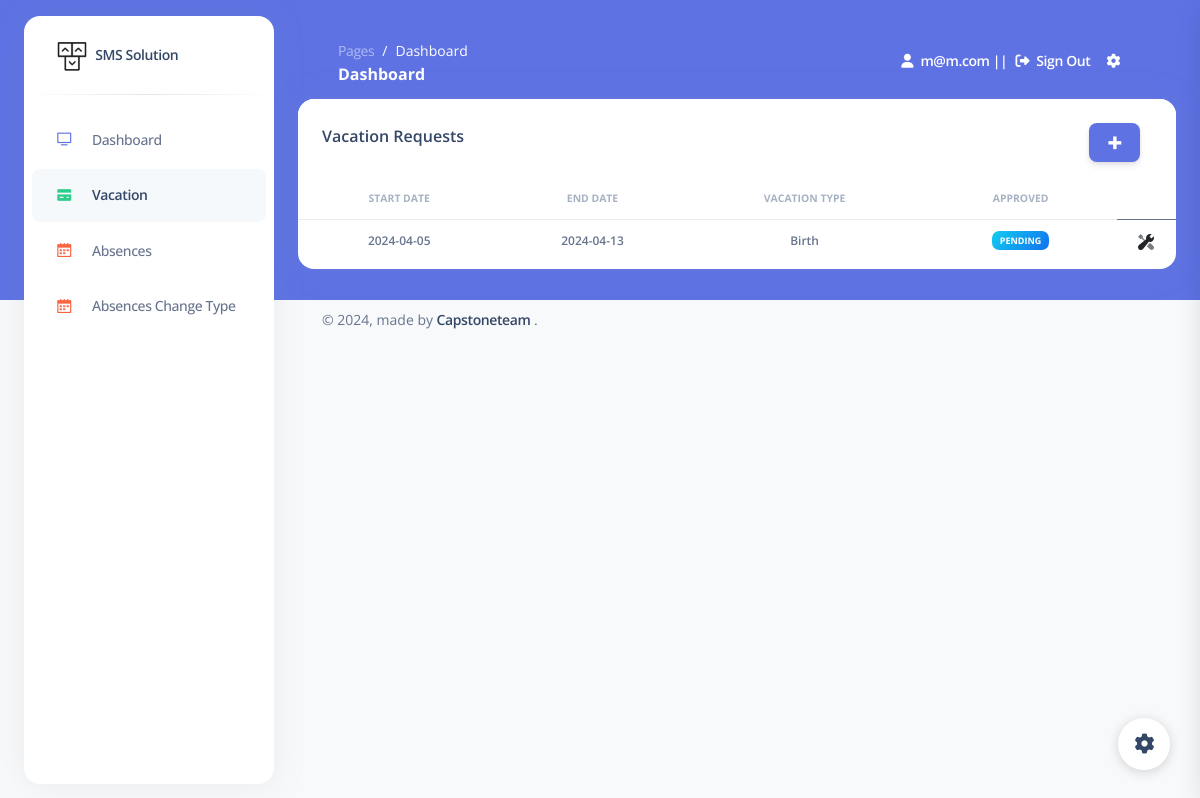
Page /vacation/ (signed in) on the committed database.
### main_app/models.py (models this page shows, shortened)
class Employee(AbstractUser):
    employee_generated_id = models.CharField(max_length= 155,null = True)
    birthdate = models.DateField(null = True)
    pic = models.ImageField(upload_to='Imgs/Profile_Pics',null = True, blank=True)
    joining_date = models.DateField(null = True)
    phone = models.IntegerField(null = True)
    email = models.EmailField(_('email address'), unique=True)
    country = CountryField(blank_label='(select country)', null = True)
    department = models.CharField(max_length=100, null = True)
    role = models.CharField(max_length=100, null = True)
    years_of_exp = models.IntegerField(null = True)
    eligible_salary = models.PositiveIntegerField(null=True, blank=True)
    salary = models.PositiveIntegerField(null=True, blank=True)
    additional_hours = models.PositiveIntegerField(null=True, blank=True)
    yearsOfExperienceCost = models.PositiveIntegerField(null=True, blank=True)
    teach_course = models.CharField(max_length=100, null = True, blank = True)
    hours_worked_per_week = models.IntegerField(null = True, blank = True)
    overtime_hours = models.IntegerField(null = True, blank = True)
    username = None
    USERNAME_FIELD = 'email'
    REQUIRED_FIELDS = []
    objects = EmployeeManager()

class Vacation(models.Model):
    employee = models.ForeignKey(Employee, on_delete=models.CASCADE)
    start_date = models.DateField()
    end_date = models.DateField()
    vacation_type = models.CharField(max_length=100, choices = VACATION_TYPES)
    status = models.CharField(max_length = 15, default='Pending' , choices = STATUS_CHOICES)

### main_app/views.py (the view, shortened to what this page needs)
# urls.py: path('vacation/' ,views.vacation ,name='vacations'),
@login_required(login_url=('/login/'))
def vacation(request):
    user = request.user
    vacations = Vacation.objects.filter(employee = user)
    context = {
        'vacations' : vacations,
    }
    return render(request,'main/vacation.html',context)

### templates/main/vacation.html (shortened to what this page needs)
{% extends 'base.html' %}
{% load static %}
{% block content %}
<div class="row">
    <div class="col-12">
        <div class="card mb-4">
            <div class="card-header pb-0 d-flex justify-content-between">
                <h6>Vacation Requests</h6>
                <div class="d-flex">
                    <button style="margin-right: 12px; padding: 0px 18px;" class="btn btn-icon btn-2 btn-primary"
                        type="button" data-bs-toggle="modal" data-bs-target="#exampleModalMessage">
                        <span style="font-size: 26px;font-weight: bolder;" class="btn-inner--icon">+</span>
                    </button>
                </div>
            </div>
            <div class="card-body px-0 pt-0 pb-2">
                <div class="table-responsive p-0">
                    <table class="table align-items-center mb-0">
                        <thead>
                            <tr>
                                <th
                                    class="text-center text-uppercase text-secondary text-xxs font-weight-bolder opacity-7">
                                    Start Date</th>
                                <th
                                    class="text-center text-uppercase text-secondary text-xxs font-weight-bolder opacity-7">
                                    End Date</th>
                                <th
                                    class="text-center text-uppercase text-secondary text-xxs font-weight-bolder opacity-7">
                                    Vacation Type</th>
                                <th
                                    class="text-center text-uppercase text-secondary text-xxs font-weight-bolder opacity-7">
                                    Approved</th>
                            </tr>
                        </thead>
                        <tbody>
                            {% for vac in vacations %}
                            <tr>
                                <td>
                                    <p class="text-xs text-center font-weight-bold mb-0">{{ vac.start_date|date:"c" }}
                                    </p>
                                </td>
                                <td>
                                    <p class="text-xs text-center font-weight-bold mb-0">{{ vac.end_date|date:"c" }}</p>
                                </td>
                                <td>
                                    <p class="text-xs text-center font-weight-bold mb-0">{{vac.vacation_type}}</p>
                                </td>
                                <td>
                                    {% if vac.status == 'Pending' %}
                                    <p class="text-xs text-center font-weight-bold mb-0"> <span
                                            class="badge bg-gradient-info">{{vac.status}}</span></p>
                                    {% elif vac.status == 'Accepted' %}
                                    <p class="text-xs text-center font-weight-bold mb-0"> <span
                                            class="badge bg-gradient-success">{{vac.status}}</span></p>
                                    {% else %}
                                    <p class="text-xs text-center font-weight-bold mb-0"> <span
                                            class="badge bg-gradient-danger">{{vac.status}}</span></p>
                                    {% endif %}
                                </td>
                                <td class="align-middle text-center">
                                    <a id="edit_modal_button" href="javascript:;"
                                        class="text-secondary font-weight-bold text-xs" data-toggle="tooltip"
                                        data-original-title="Edit user" data-bs-toggle="modal"
                                        data-bs-target="#exampleModalMessage-{{vac.id}}">
                                    </a>
                                </td>
                            </tr>
                            {% endfor %}
                        </tbody>
                    </table>
                </div>
            </div>
        </div>
    </div>
</div>
{% endblock %}

### templates/parts/nav.html (shortened to what this page needs)
<nav class="navbar navbar-main navbar-expand-lg px-0 mx-4 shadow-none border-radius-xl " id="navbarBlur"
    data-scroll="false">
    <div class="container-fluid py-1 px-3">
        <nav aria-label="breadcrumb">
            <ol class="breadcrumb bg-transparent mb-0 pb-0 pt-1 px-0 me-sm-6 me-5">
                <li class="breadcrumb-item text-sm"><a class="opacity-5 text-white" href="javascript:;">Pages</a></li>
                <li class="breadcrumb-item text-sm text-white active" aria-current="page">Dashboard</li>
            </ol>
            <h6 class="font-weight-bolder text-white mb-0">Dashboard</h6>
        </nav>
        <div class="collapse navbar-collapse mt-sm-0 mt-2 me-md-0 me-sm-4" id="navbar">
            <ul class="navbar-nav  justify-content-end">
                {% if request.user.is_authenticated %}
                <li class="nav-item d-flex align-items-center">
                    <a href="#" class="nav-link text-white font-weight-bold px-0">
                        <i class="fa fa-user me-sm-1"></i>
                        <span class="d-sm-inline d-none">{{user.email}} ||</span>
                    </a>
                </li>
                <li style="margin-left: 8px;" class="nav-item d-flex align-items-center">
                    <a href="{% url 'logout' %}" class="nav-link text-white font-weight-bold px-0">
                        <i class="fas fa-sign-out-alt me-sm-1"></i>
                        <span class="d-sm-inline d-none">Sign Out</span>
                    </a>
                </li>
                {% endif %}
                <li class="nav-item px-3 d-flex align-items-center">
                    <a href="javascript:;" class="nav-link text-white p-0">
                        <i class="fa fa-cog fixed-plugin-button-nav cursor-pointer"></i>
                    </a>
                </li>
            </ul>
        </div>
    </div>
</nav>

### rows in the picture
Employee: email "m@m.com"
Vacation: start_date "2024-04-05", end_date "2024-04-13", vacation_type "Birth", status "PENDING"
